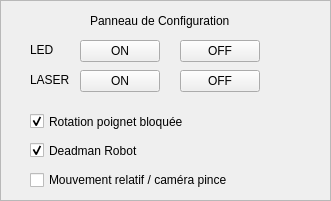
    <widget class="QFrame" name="frame_options">
     <property name="geometry">
      <rect>
       <x>270</x>
       <y>330</y>
       <width>331</width>
       <height>201</height>
      </rect>
     </property>
     <property name="frameShape">
      <enum>QFrame::StyledPanel</enum>
     </property>
     <property name="frameShadow">
      <enum>QFrame::Raised</enum>
     </property>
     <widget class="QLabel" name="LaserLabel">
      <property name="geometry">
       <rect>
        <x>30</x>
        <y>70</y>
        <width>51</width>
        <height>20</height>
       </rect>
      </property>
      <property name="text">
       <string>LASER</string>
      </property>
     </widget>
     <widget class="QPushButton" name="Led_On_Button">
      <property name="enabled">
       <bool>true</bool>
      </property>
      <property name="geometry">
       <rect>
        <x>80</x>
        <y>70</y>
        <width>80</width>
        <height>22</height>
       </rect>
      </property>
      <property name="text">
       <string>ON</string>
      </property>
     </widget>
     <widget class="QPushButton" name="Led_Off_Button">
      <property name="enabled">
       <bool>true</bool>
      </property>
      <property name="geometry">
       <rect>
        <x>180</x>
        <y>70</y>
        <width>80</width>
        <height>22</height>
       </rect>
      </property>
      <property name="text">
       <string>OFF</string>
      </property>
     </widget>
     <widget class="QLabel" name="LightLabel">
      <property name="geometry">
       <rect>
        <x>30</x>
        <y>40</y>
        <width>51</width>
        <height>20</height>
       </rect>
      </property>
      <property name="text">
       <string>LED</string>
      </property>
     </widget>
     <widget class="QPushButton" name="Light_On_Button">
      <property name="enabled">
       <bool>true</bool>
      </property>
      <property name="geometry">
       <rect>
        <x>80</x>
        <y>40</y>
        <width>80</width>
        <height>22</height>
       </rect>
      </property>
      <property name="text">
       <string>ON</string>
      </property>
     </widget>
     <widget class="QPushButton" name="Light_Off_Button">
      <property name="enabled">
       <bool>true</bool>
      </property>
      <property name="geometry">
       <rect>
        <x>180</x>
        <y>40</y>
        <width>80</width>
        <height>22</height>
       </rect>
      </property>
      <property name="text">
       <string>OFF</string>
      </property>
     </widget>
     <widget class="QCheckBox" name="toolOrientation_check">
      <property name="geometry">
       <rect>
        <x>30</x>
        <y>170</y>
        <width>261</width>
        <height>20</height>
       </rect>
      </property>
      <property name="text">
       <string>Mouvement relatif / caméra pince</string>
      </property>
      <property name="checked">
       <bool>false</bool>
      </property>
     </widget>
     <widget class="QCheckBox" name="deadMan_check">
      <property name="geometry">
       <rect>
        <x>30</x>
        <y>140</y>
        <width>151</width>
        <height>21</height>
       </rect>
      </property>
      <property name="text">
       <string>Deadman Robot</string>
      </property>
      <property name="checked">
       <bool>true</bool>
      </property>
     </widget>
     <widget class="QCheckBox" name="toolAngle_check">
      <property name="geometry">
       <rect>
        <x>30</x>
        <y>110</y>
        <width>221</width>
        <height>23</height>
       </rect>
      </property>
      <property name="text">
       <string>Rotation poignet bloquée</string>
      </property>
      <property name="checked">
       <bool>true</bool>
      </property>
     </widget>
     <widget class="QLabel" name="option_panel_title">
      <property name="geometry">
       <rect>
        <x>90</x>
        <y>10</y>
        <width>181</width>
        <height>21</height>
       </rect>
      </property>
      <property name="text">
       <string>Panneau de Configuration</string>
      </property>
     </widget>
    </widget>
